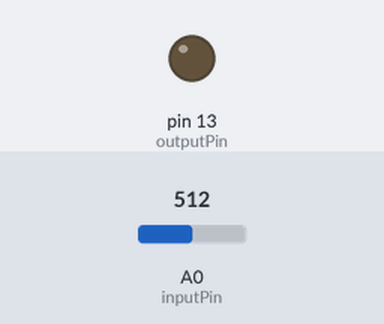
The sketch below on a simulated Arduino Uno, built with avr-gcc and run on an emulated ATmega328P. Shown: output pins drawn as LEDs (lit = HIGH). The inputs (shaded band) are chosen by the test bench; at power-on: A0 (inputPin) = 512.

Above: at 1.2 s.
1.3 s: A0 (inputPin) set to 527
At 1.6 s:
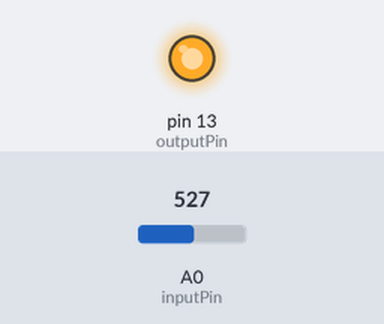
2.8 s: A0 (inputPin) set to 511
At 4.0 s:
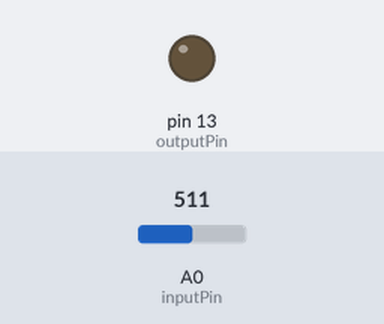
4.3 s: A0 (inputPin) set to 716
At 5.0 s:
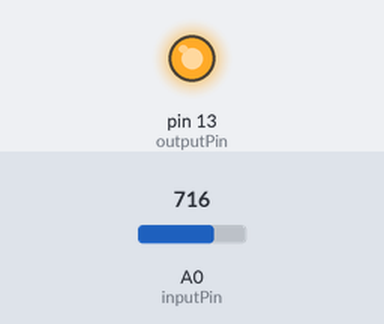
Timing chart, 0 to 7.3 s (numbered marks = the images above; inputs shaded):
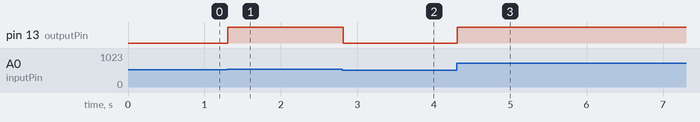

The sketch:

visualiser.ino
```cpp
const uint8_t inputPin = 0;
const uint8_t outputPin = 13;

void setup()
{
  // Serial.begin(115200);
  pinMode(inputPin, INPUT);
  pinMode(outputPin, OUTPUT);
}

void loop()
{
  const uint32_t reading = analogRead(inputPin);
  const uint8_t binary = reading > 512;
  // Serial.write(binary);
  digitalWrite(outputPin, binary);
  delay(20);
}
```

Measured:
- the behaviour switches between 512 and 513 on A0 (inputPin) (found by bisection; images 0 and 1)
- after the input at 1.3 s, pin 13 (outputPin): LOW → HIGH at once
- after the input at 2.8 s, pin 13 (outputPin): HIGH → LOW at once
- after the input at 4.3 s, pin 13 (outputPin): LOW → HIGH at once
